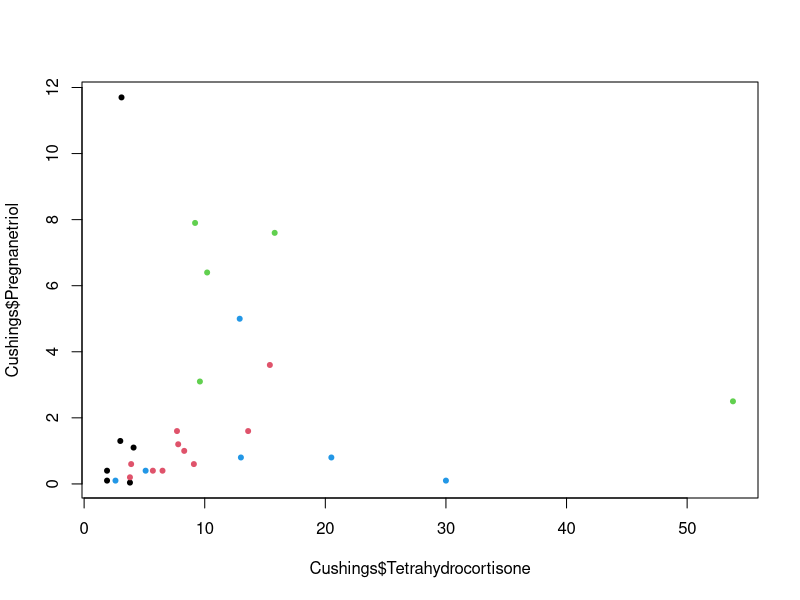
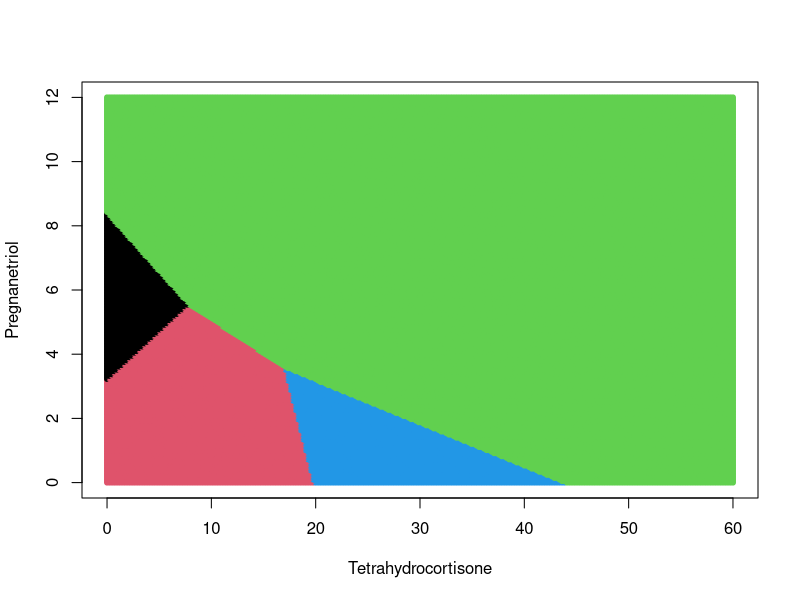
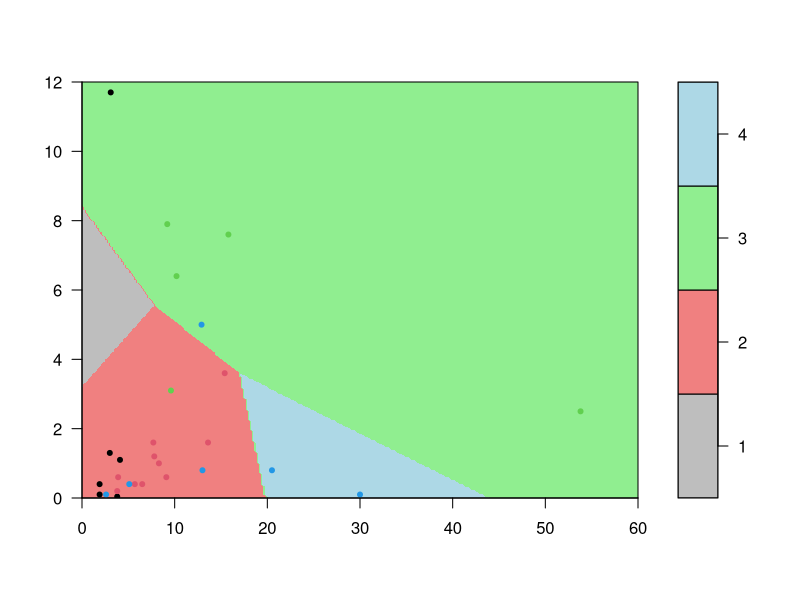
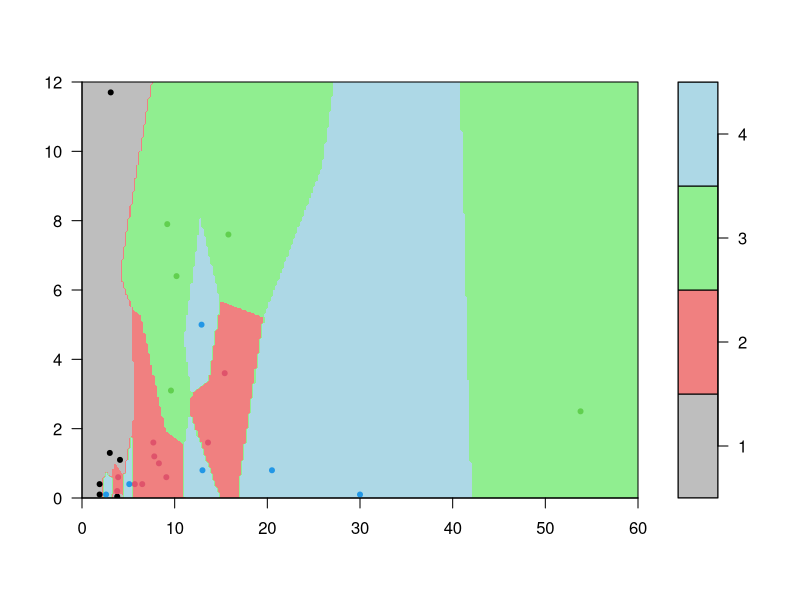

R code for these plots, in order:
library(MASS)
library(class)

Cushings
plot(Cushings$Tetrahydrocortisone, Cushings$Pregnanetriol, col=Cushings$Type, pch=20)
model = lda(Cushings[1:2], Cushings$Type)
model

klasyfikacja = predict(model)
klasyfikacja
etykiety_klasyfikacja = klasyfikacja$class

tabela_przynaleznosci = table(Cushings$Type, etykiety_klasyfikacja)
tabela_przynaleznosci

blad = mean(Cushings$Type != etykiety_klasyfikacja)
blad

n = 250
x = seq(0, 60, length=n)
y = seq(0, 12, length=n)
siatka = expand.grid(Tetrahydrocortisone = x, Pregnanetriol = y)
z = predict(model, siatka)
plot(siatka, col=z$class, pch=20, cex=1)
#contour(x, y, matrix(as.numeric(z$class), nrow=n), levels=0.5:4.5, add=TRUE)
filled.contour(
  x, 
  y, 
  matrix(as.numeric(z$class), nrow=n), 
  levels=0.5:4.5, 
  col=c("gray", "lightcoral", "lightgreen", "lightblue"),
  plot.axes={
    axis(1);
    axis(2);
    points(Cushings$Tetrahydrocortisone, Cushings$Pregnanetriol, col=Cushings$Type, pch=20)
  }
)


###
z = knn(Cushings[1:2], siatka, cl=Cushings$Type, k=1)
filled.contour(
  x, 
  y, 
  matrix(as.numeric(z), nrow=n), 
  levels=0.5:4.5, 
  col=c("gray", "lightcoral", "lightgreen", "lightblue"),
  plot.axes={
    axis(1);
    axis(2);
    points(Cushings$Tetrahydrocortisone, Cushings$Pregnanetriol, col=Cushings$Type, pch=20)
  }
)



